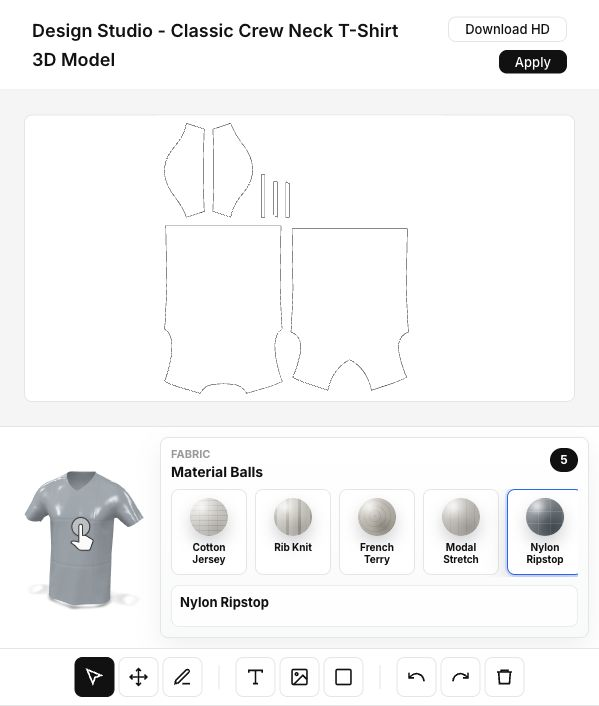
#> input picture material-texture-browser-check.png, 599 x 706 px; its folder holds only this picture in this run
$ python convert-mask-png-to-editable-svg.py ../material-texture-browser-check.png out
#> lines starting #> are read from the running program, lines starting #| are printed output that depends on the picture; after the words box and inside, x2 and y2 are one past the last pixel; in counts of white or black regions, pixels touching at a corner belong together
#!/usr/bin/env python3
"""Convert a raster black/white mask into SVG regions editable by Contour Studio."""

from __future__ import annotations

import argparse
import html
import json
from pathlib import Path

import cv2


def parse_args() -> argparse.Namespace:
    parser = argparse.ArgumentParser(description=__doc__)
    parser.add_argument("input", type=Path, help="Source mask PNG, or a directory containing *-mask.png files")
    parser.add_argument("output", type=Path, help="Destination editable SVG, or output directory in batch mode")
    parser.add_argument("--threshold", type=int, default=127, help="White-mask threshold (default: 127)")
    parser.add_argument("--epsilon", type=float, default=1.5, help="Contour simplification in pixels (default: 1.5)")
    parser.add_argument("--minimum-area", type=float, default=20.0, help="Ignore smaller contours (default: 20)")
    parser.add_argument("--title", default="Editable garment mask", help="SVG title")
    parser.add_argument("--manifest", type=Path, help="Write a JSON queue manifest in batch mode")
    return parser.parse_args()


def contour_depth(hierarchy, index: int) -> int:
    depth = 0
    parent = int(hierarchy[index][3])
    while parent >= 0:
        depth += 1
        parent = int(hierarchy[parent][3])
    return depth


def format_number(value: float) -> str:
    rounded = round(float(value), 2)
    return str(int(rounded)) if rounded.is_integer() else f"{rounded:.2f}".rstrip("0").rstrip(".")


def points_from_contour(contour, epsilon: float) -> list[tuple[float, float]]:
    simplified = cv2.approxPolyDP(contour, epsilon, True)
    return [(float(point[0][0]), float(point[0][1])) for point in simplified]


def path_markup(identifier: str, kind: str, points: list[tuple[float, float]]) -> str:
    serialized = " ".join(f"{format_number(x)},{format_number(y)}" for x, y in points)
    commands = [f"M {format_number(points[0][0])} {format_number(points[0][1])}"]
    commands.extend(f"L {format_number(x)} {format_number(y)}" for x, y in points[1:])
    path = " ".join(commands) + " Z"
    return (
        f'    <path id="{html.escape(identifier)}" data-mask-kind="{kind}" '
        f'data-mask-smoothing="0" data-mask-points="{serialized}" d="{path}"/>'
    )


def find_base_image(mask_path: Path) -> Path | None:
    prefix = mask_path.name[: -len("-mask.png")]
    for suffix in ("-base.png", ".png", "-base.webp", ".webp"):
        candidate = mask_path.with_name(prefix + suffix)
        if candidate.exists():
            return candidate
    return None


def display_name(mask_path: Path) -> str:
    stem = mask_path.name[: -len("-mask.png")]
    return " ".join(part.capitalize() if not part.isdigit() else part for part in stem.split("-"))


def convert_mask(args: argparse.Namespace, input_path: Path, output_path: Path, title: str) -> dict:
#> called with title = 'Editable garment mask'
    source = cv2.imread(str(input_path), cv2.IMREAD_GRAYSCALE)
#> source: shape (706, 599); min 0, max 255, mean 244.2
    if source is None:
        raise RuntimeError(f"Unable to read mask: {input_path}")

    height, width = source.shape
#> height = 706; width = 599
    _, binary = cv2.threshold(source, args.threshold, 255, cv2.THRESH_BINARY)
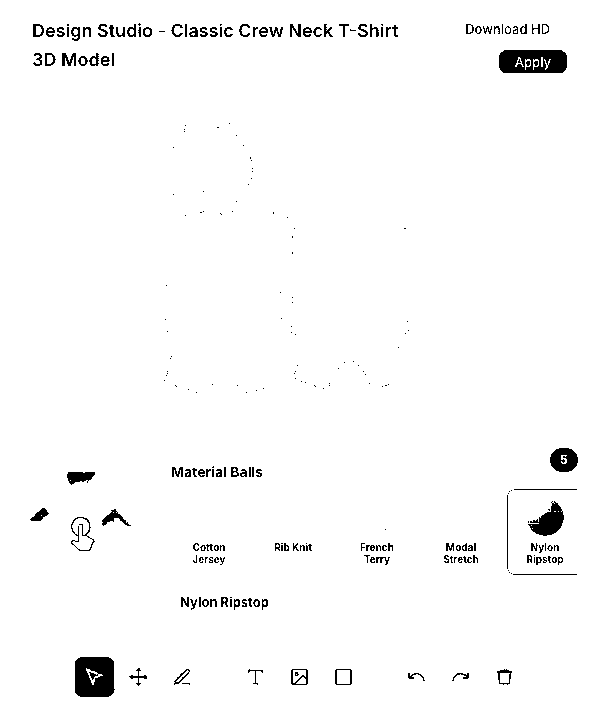
#> binary: shape (706, 599); 97.7% white; 243 black regions (128 under 20 px)
    contours, tree = cv2.findContours(binary, cv2.RETR_TREE, cv2.CHAIN_APPROX_NONE)
#> contours = 336 contours, 188 with area under 20; largest, box (x1, y1, x2, y2) and area: (0, 0, 599, 706) 421590, (498, 49, 568, 74) 1598, (74, 656, 116, 698) 1587, (527, 500, 565, 537) 727, (549, 447, 579, 473) 581; tree = 336 rows, first 6: [-1, -1, 1, -1], [2, -1, -1, 0], [3, 1, -1, 0], [4, 2, -1, 0], [6, 3, 5, 0], [-1, -1, -1, 4]
    hierarchy = tree[0] if tree is not None else []

    regions: list[tuple[str, list[tuple[float, float]], float]] = []
    for index, contour in enumerate(contours):
        area = abs(float(cv2.contourArea(contour)))
        if area < args.minimum_area:
            continue
        points = points_from_contour(contour, max(0.0, args.epsilon))
        if len(points) < 3:
            continue
        kind = "subtract" if contour_depth(hierarchy, index) % 2 else "add"
        regions.append((kind, points, area))
#> this loop made 336 passes
#> (area, points, kind) on passes 1, 6, 8: (421590, [(0, 0), (0, 705), (598, 705), (598, 0)], 'add'), (72.5, [(500, 673), (500, 682), (508, 682), (509, 673)], 'add'), (156, [(337, 670), (337, 683), (349, 683), (349, 670)], 'add')
#> after the loop, regions = 144 items

    regions.sort(key=lambda region: (region[0] == "subtract", -region[2]))
    add_paths = []
    subtract_paths = []
    add_index = subtract_index = 0
    for kind, points, _area in regions:
        if kind == "subtract":
            subtract_index += 1
            subtract_paths.append(path_markup(f"cut-{subtract_index}", kind, points))
        else:
            add_index += 1
            add_paths.append(path_markup(f"region-{add_index}", kind, points))
#> this loop made 144 passes
#> (kind, points, _area) on passes 1 to 8: ('add', [(0, 0), (0, 705), (598, 705), (598, 0)], 421590), ('add', [(337, 670), (337, 683), (349, 683), (349, 670)], 156), ('add', [(293, 670), (293, 682), (302, 674), (305, 676), (305, 670)], 90), ('add', [(86, 668), (93, 684), (94, 678), (102, 675)], 86.5), ('add', [(500, 673), (500, 682), (508, 682), (509, 673)], 72.5), ('add', [(47, 55), (47, 63), (50, 63), (52, 57)], 36.5), ('add', [(305, 679), (302, 677), (296, 683), (305, 683)], 34), ('add', [(36, 26), (36, 34), (39, 34), (41, 29), (39, 26)], 34)
#> (kind, _area) on passes 13 to 18: ('subtract', 1598), ('subtract', 1587), ('subtract', 727), ('subtract', 581), ('subtract', 298), ('subtract', 298)

    title = html.escape(title)
    lines = [
        '<?xml version="1.0" encoding="UTF-8"?>',
        f'<svg xmlns="http://www.w3.org/2000/svg" width="{width}" height="{height}" viewBox="0 0 {width} {height}" role="img" aria-label="{title}">',
        f"  <title>{title}</title>",
        f'  <rect width="{width}" height="{height}" fill="#000000"/>',
        '  <g id="mask-add" fill="#ffffff" shape-rendering="geometricPrecision">',
        *add_paths,
        "  </g>",
        '  <g id="mask-subtract" fill="#000000" shape-rendering="geometricPrecision">',
        *subtract_paths,
        "  </g>",
        "</svg>",
        "",
    ]
    output_path.parent.mkdir(parents=True, exist_ok=True)
    output_path.write_text("\n".join(lines), encoding="utf-8")
    node_count = sum(len(points) for _kind, points, _area in regions)
    return {
        "width": width,
        "height": height,
        "addRegions": add_index,
        "cutRegions": subtract_index,
        "nodes": node_count,
    }


def public_url(path: Path) -> str:
    resolved = path.resolve()
    public_root = Path("public").resolve()
    try:
        relative = resolved.relative_to(public_root)
    except ValueError:
        return str(path)
    return "/" + relative.as_posix()


def main() -> None:
    args = parse_args()
    if args.input.is_file():
        stats = convert_mask(args, args.input, args.output, args.title)
        print(
            f"Generated {args.output} ({stats['width']}x{stats['height']}, "
            f"{stats['addRegions']} add, {stats['cutRegions']} cut, {stats['nodes']} nodes)"
        )
#| Generated out (599x706, 12 add, 132 cut, 994 nodes)
        return

    if not args.input.is_dir():
        raise SystemExit(f"Input does not exist: {args.input}")

    masks = sorted(args.input.glob("*-mask.png"))
    queue = []
    for index, mask_path in enumerate(masks, start=1):
        base_path = find_base_image(mask_path)
        if base_path is None:
            print(f"Skipped {mask_path.name}: no matching base image")
            continue
        identifier = mask_path.name[: -len("-mask.png")]
        output_path = args.output / f"{identifier}-mask.svg"
        title = f"{display_name(mask_path)} garment mask"
        stats = convert_mask(args, mask_path, output_path, title)
        queue.append({
            "id": identifier,
            "label": display_name(mask_path),
            "baseImage": public_url(base_path),
            "rasterMask": public_url(mask_path),
            "svgMask": public_url(output_path),
            **stats,
        })
        print(
            f"[{index}/{len(masks)}] {identifier}: {stats['addRegions']} add, "
            f"{stats['cutRegions']} cut, {stats['nodes']} nodes"
        )

    if args.manifest:
        args.manifest.parent.mkdir(parents=True, exist_ok=True)
        args.manifest.write_text(json.dumps({"version": 1, "items": queue}, indent=2) + "\n", encoding="utf-8")
        print(f"Wrote {args.manifest}")
    print(f"Generated {len(queue)} editable SVG masks")


if __name__ == "__main__":
    main()

$ run again, on one-model-thick-replacement-check.png
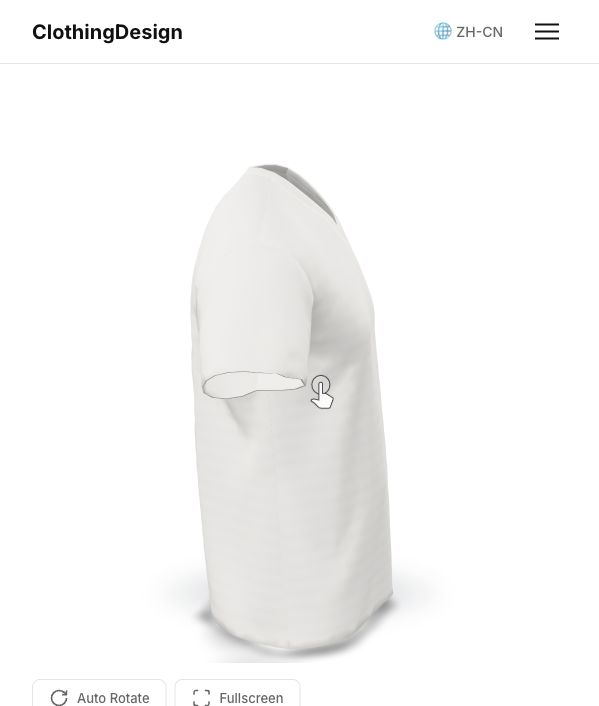
#> input picture one-model-thick-replacement-check.png, 599 x 706 px
#> in convert_mask, `_, binary = cv2.threshold(source, args.threshold, 255, cv2.THRESH_BINA..`:
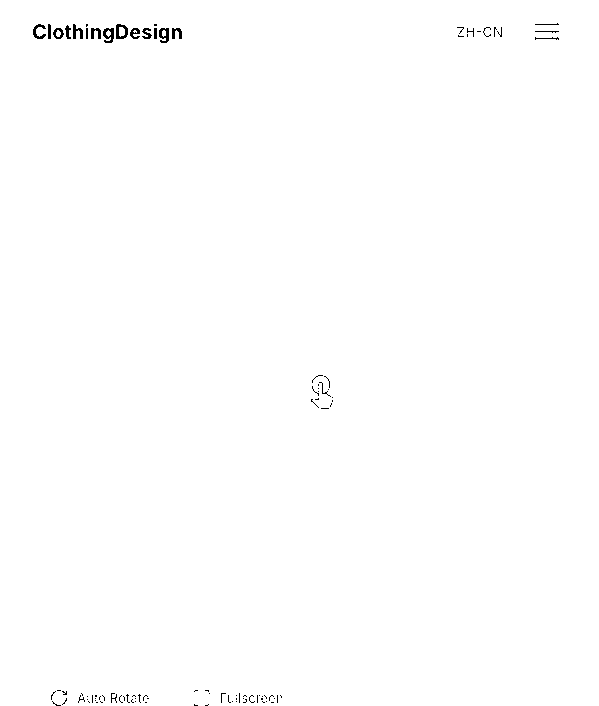
#> binary: shape (706, 599); 99.6% white; black in thin lines or dots, all inside (x1, y1, x2, y2) = (33, 23, 559, 706)
#> contours = 191 contours, 165 with area under 20; largest, box (x1, y1, x2, y2) and area: (0, 0, 599, 706) 421574, (115, 23, 129, 40) 180, (102, 27, 115, 44) 156, (158, 27, 170, 44) 148, (32, 23, 47, 40) 118; tree = 191 rows, first 6: [-1, -1, 1, -1], [2, -1, -1, 0], [3, 1, -1, 0], [4, 2, -1, 0], [5, 3, -1, 0], [6, 4, -1, 0]
#> the loop in convert_mask, `for index, contour in enumerate(contours):` made 191 passes
#> (area, kind) on pass 1: (421573.5, 'add')
#> after the loop in convert_mask, `for index, contour in enumerate(contours):`: regions = 25 items
#> the loop in convert_mask, `for kind, points, _area in regions:` made 25 passes
#> (kind, _area, add_index) on pass 1: ('add', 421573.5, 1)
#| Generated out (599x706, 2 add, 23 cut, 168 nodes)

$ run again, on thickness-test-check-032.png
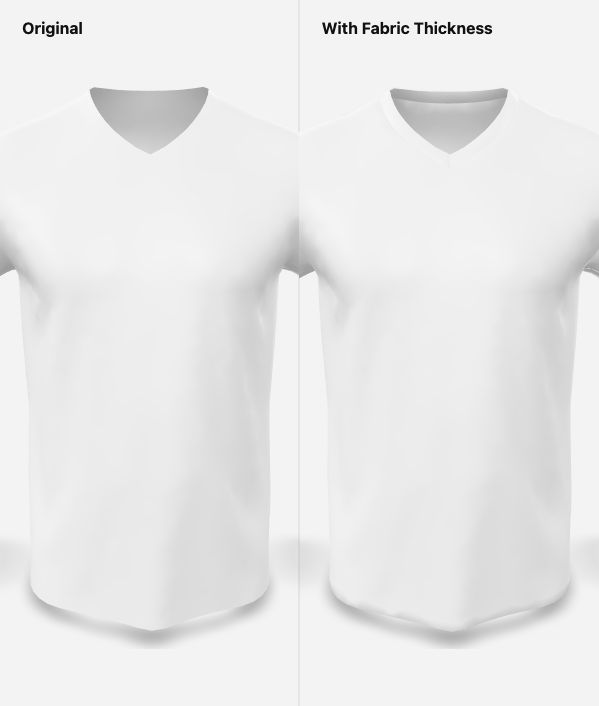
#> input picture thickness-test-check-032.png, 599 x 706 px
#> in convert_mask, source is the input picture: shape (706, 599); min 0, max 255, mean 233.3
#> in convert_mask, `_, binary = cv2.threshold(source, args.threshold, 255, cv2.THRESH_BINA..`:
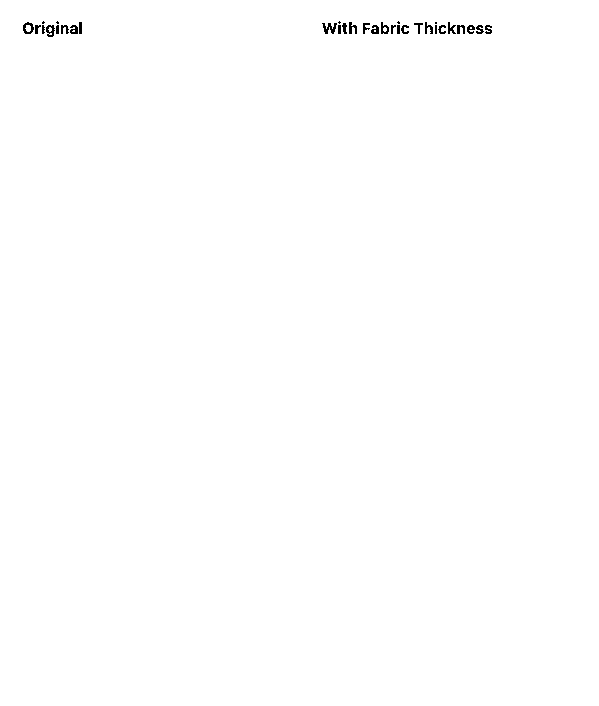
#> binary: shape (706, 599); 99.7% white; black in thin lines or dots, all inside (x1, y1, x2, y2) = (23, 21, 492, 37)
#> contours = 39 contours, 10 with area under 20; largest, box (x1, y1, x2, y2) and area: (0, 0, 599, 706) 421590, (321, 22, 338, 35) 124, (22, 21, 35, 35) 120, (45, 24, 56, 38) 101, (380, 21, 390, 35) 88; tree = 39 rows, first 6: [-1, -1, 1, -1], [2, -1, -1, 0], [3, 1, -1, 0], [5, 2, 4, 0], [-1, -1, -1, 3], [6, 3, -1, 0]
#> the loop in convert_mask, `for index, contour in enumerate(contours):` made 39 passes
#> (area, kind) on passes 2, 3, 4, 6, 7, 9, 12, 15: (63, 'subtract'), (64, 'subtract'), (66.5, 'subtract'), (71, 'subtract'), (56.5, 'subtract'), (59, 'subtract'), (73, 'subtract'), (74.5, 'subtract')
#> after the loop in convert_mask, `for index, contour in enumerate(contours):`: regions = 29 items
#> the loop in convert_mask, `for kind, points, _area in regions:` made 29 passes
#> (kind, points, _area, add_index) on passes 1 to 2: ('add', [(0, 0), (0, 705), (598, 705), (598, 0)], 421590, 1), ('add', [(26, 25), (25, 28), (29, 31), (30, 26)], 23.5, 2)
#| Generated out (599x706, 2 add, 27 cut, 198 nodes)

$ run again, on thickness-test-check.png
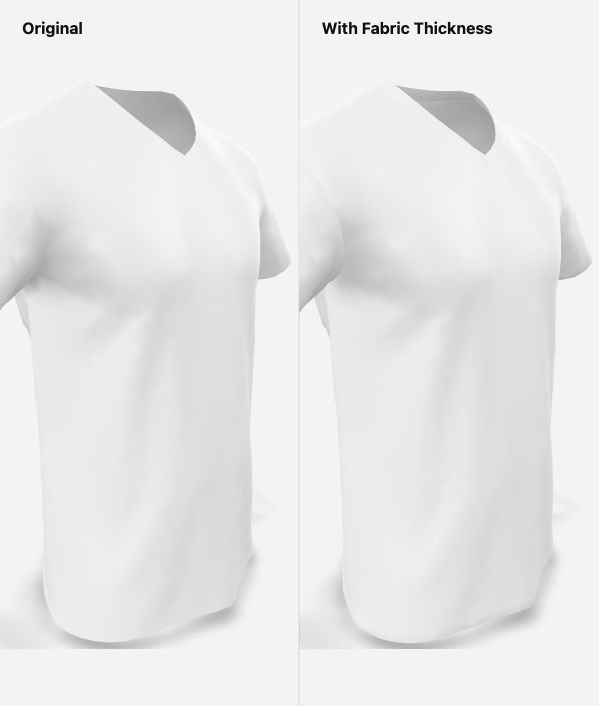
#> input picture thickness-test-check.png, 599 x 706 px
#> in convert_mask, source is the input picture: shape (706, 599); min 0, max 255, mean 232.1
#> in convert_mask, `_, binary = cv2.threshold(source, args.threshold, 255, cv2.THRESH_BINA..`:
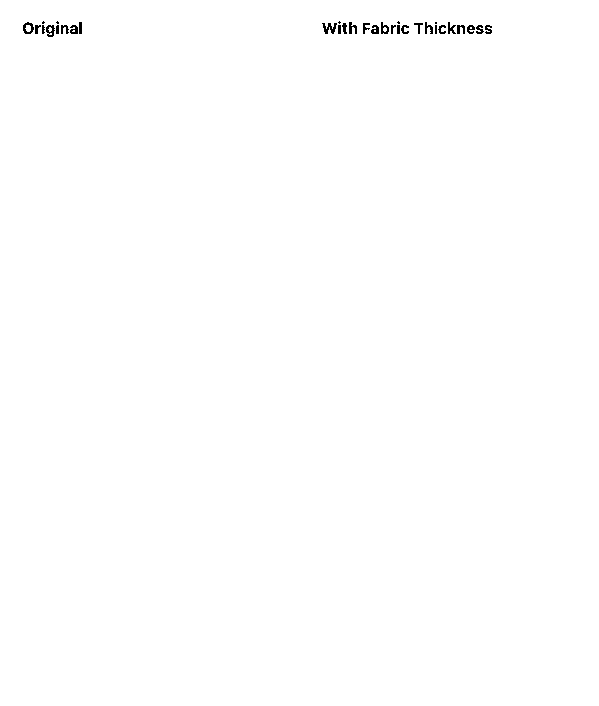
#> binary: shape (706, 599); 99.7% white; black in thin lines or dots, all inside (x1, y1, x2, y2) = (23, 21, 492, 37)
#> contours = 39 contours, 10 with area under 20; largest, box (x1, y1, x2, y2) and area: (0, 0, 599, 706) 421590, (321, 22, 338, 35) 124, (22, 21, 35, 35) 120, (45, 24, 56, 38) 101, (380, 21, 390, 35) 88; tree = 39 rows, first 6: [-1, -1, 1, -1], [2, -1, -1, 0], [3, 1, -1, 0], [5, 2, 4, 0], [-1, -1, -1, 3], [6, 3, -1, 0]
#> the loop in convert_mask, `for index, contour in enumerate(contours):` made 39 passes
#> (area, kind) on passes 2, 3, 4, 6, 7, 9, 12, 15: (63, 'subtract'), (64, 'subtract'), (66.5, 'subtract'), (71, 'subtract'), (56.5, 'subtract'), (59, 'subtract'), (73, 'subtract'), (74.5, 'subtract')
#> after the loop in convert_mask, `for index, contour in enumerate(contours):`: regions = 29 items
#> the loop in convert_mask, `for kind, points, _area in regions:` made 29 passes
#> (kind, points, _area, add_index) on passes 1 to 2: ('add', [(0, 0), (0, 705), (598, 705), (598, 0)], 421590, 1), ('add', [(26, 25), (25, 28), (29, 31), (30, 26)], 23.5, 2)
#| Generated out (599x706, 2 add, 27 cut, 198 nodes)
